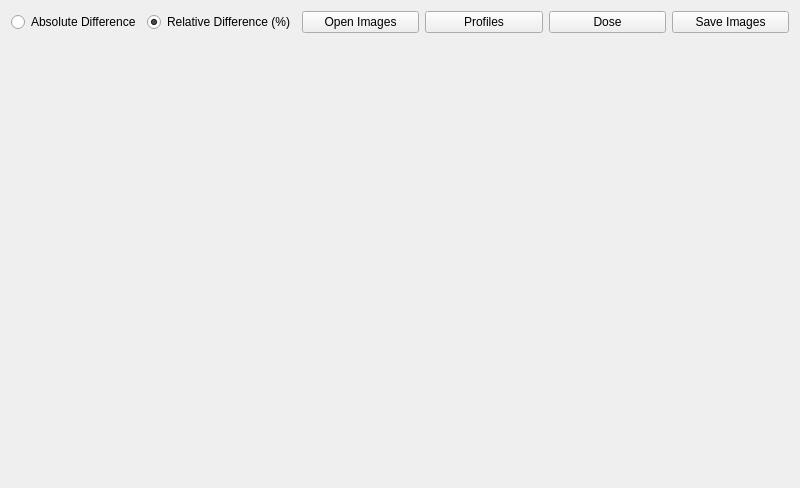
<?xml version="1.0" encoding="UTF-8"?>
<ui version="4.0">
    <class>DoseCompAbs</class>
    <widget class="QWidget" name="DoseCompAbs">
        <property name="geometry">
            <rect>
                <x>0</x>
                <y>0</y>
                <width>800</width>
                <height>488</height>
            </rect>
        </property>
        <property name="windowTitle">
            <string>Film2Dose - Dose Difference</string>
        </property>
        <property name="windowIcon">
            <iconset resource="icons.qrc">
                <normaloff>:/icons/compare.png</normaloff>:/icons/compare.png
            </iconset>
        </property>
        <layout class="QVBoxLayout" name="verticalLayout">
            <item>
                <layout class="QHBoxLayout" name="horizontalLayout">
                    <item>
                        <widget class="QRadioButton" name="abs_radio">
                            <property name="text">
                                <string>Absolute Difference</string>
                            </property>
                        </widget>
                    </item>
                    <item>
                        <widget class="QRadioButton" name="rel_radio">
                            <property name="text">
                                <string>Relative Difference (%)</string>
                            </property>
                            <property name="checked">
                                <bool>true</bool>
                            </property>
                        </widget>
                    </item>
                    <item>
                        <widget class="QPushButton" name="open_images">
                            <property name="text">
                                <string>Open Images</string>
                            </property>
                        </widget>
                    </item>
                    <item>
                        <widget class="QPushButton" name="profiles_button">
                            <property name="text">
                                <string>Profiles</string>
                            </property>
                        </widget>
                    </item>
                    <item>
                        <widget class="QPushButton" name="compare_button">
                            <property name="text">
                                <string>Dose</string>
                            </property>
                        </widget>
                    </item>
                    <item>
                        <widget class="QPushButton" name="save_images">
                            <property name="text">
                                <string>Save Images</string>
                            </property>
                        </widget>
                    </item>
                </layout>
            </item>
            <item>
                <layout class="QGridLayout" name="gridLayout">
                    <item row="1" column="0">
                        <widget class="QWidget" name="dose_diff_widget" native="true"/>
                    </item>
                    <item row="1" column="1">
                        <widget class="QWidget" name="hist_widget" native="true"/>
                    </item>
                    <item row="0" column="1">
                        <widget class="QWidget" name="film_widget" native="true"/>
                    </item>
                    <item row="0" column="0">
                        <widget class="QWidget" name="tps_widget" native="true"/>
                    </item>
                </layout>
            </item>
        </layout>
    </widget>
    <resources>
        <include location="icons.qrc"/>
    </resources>
    <connections/>
</ui>
